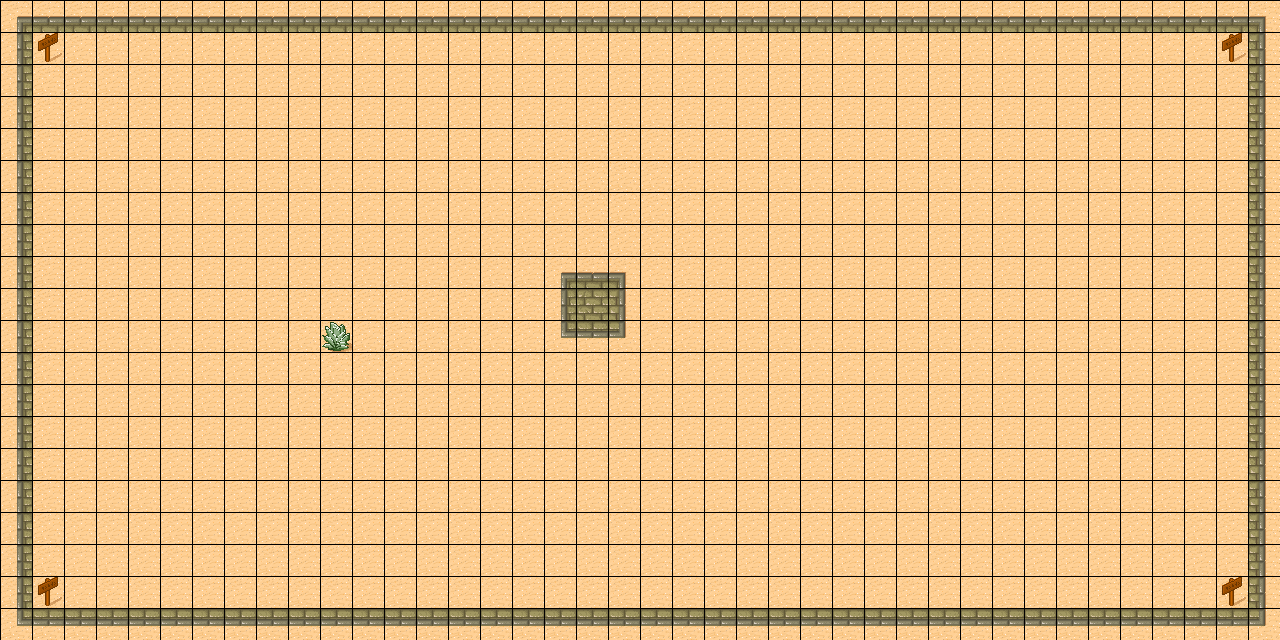

This is a level from a 2D game, rendered from its Tiled map with the project's own tilesets. A one-line summary and the map file follow, with tile-layer data summarised:
An orthogonal 40x20 tile map with 32x32 px tiles, 1 tile layer (Layer 1), 2 tilesets and 4 objects.

<map version="1.0" orientation="orthogonal" width="40" height="20" tilewidth="32" tileheight="32">
 <tileset firstgid="1" name="testtileset_8x6" tilewidth="32" tileheight="32" spacing="1">
  <image source="resources/gfx/testtileset_8x6.png" width="265" height="199" />
 </tileset>
 <tileset firstgid="49" name="testtileset_6x6" tilewidth="32" tileheight="32" spacing="1">
  <image source="resources/gfx/testtileset_6x6.png" width="199" height="199" />
 </tileset>
 <layer name="Layer 1" width="40" height="20">
  <data>[800 cells, 800 non-empty, 12 distinct tile ids]</data>
 </layer>
 <objectgroup name="SOLIDS" width="40" height="20">
  <object x="0" y="0" width="1280" height="32" />
  <object x="1248" y="32" width="32" height="608" />
  <object x="0" y="608" width="1248" height="32" />
  <object x="0" y="32" width="32" height="576" />
 </objectgroup>
</map>
